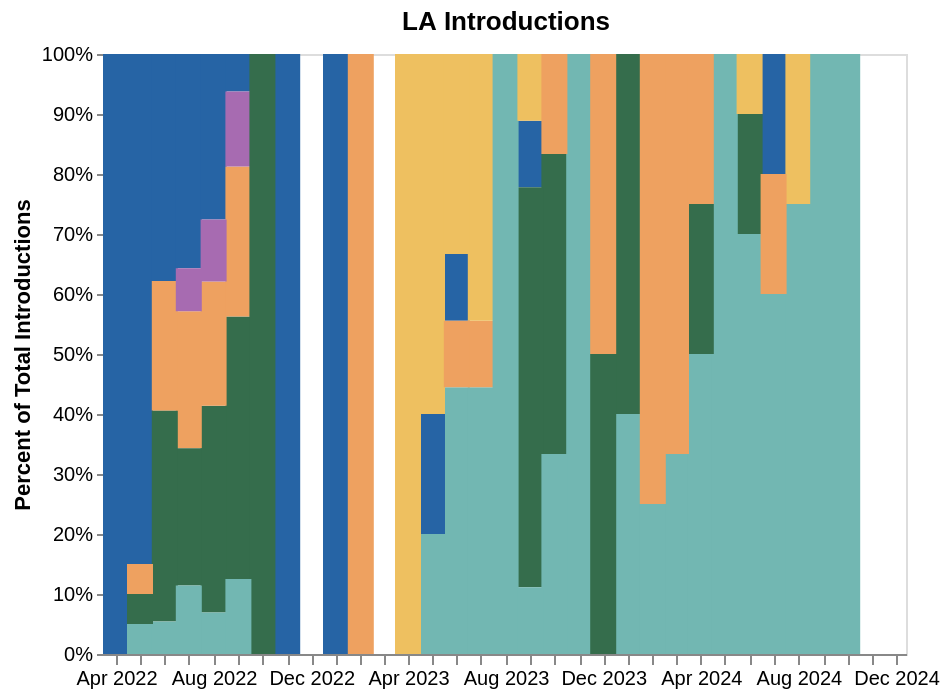

Write notebook code for a chart like this one.
### Code cell
chart

### Figure 1 — Vega-Lite specification as saved in the notebook (floating-point values rounded to 4 significant figures; data arrays with more than 128 entries replaced by an {"elided": "..."} marker saying what was removed)
{"config": {"view": {"continuousWidth": 400, "continuousHeight": 300}}, "data": {"name": "data-8790c45a29a852726c800e088cf839bf"}, "mark": {"type": "bar", "interpolate": "monotone", "size": 13}, "encoding": {"color": {"field": "parent_host", "legend": null, "scale": {"domain": ["Cook County", "Global", "Washington", "New York City", "North America", "Other California"], "range": ["#EEC060", "#2664A5", "#A76BB1", "#EEA160", "#356D4C", "#72b7b2"]}, "title": "Source of Introduction", "type": "nominal"}, "x": {"axis": {"format": "%b %Y", "grid": false, "tickCount": "month", "title": null}, "field": "year-month", "scale": {"domain": ["2022-04", "2022-05", "2022-06", "2022-07", "2022-08", "2022-09", "2022-10", "2022-11", "2022-12", "2023-01", "2023-02", "2023-03", "2023-04", "2023-05", "2023-06", "2023-07", "2023-08", "2023-09", "2023-10", "2023-11", "2023-12", "2024-01", "2024-02", "2024-03", "2024-04", "2024-05", "2024-06", "2024-07", "2024-08", "2024-09", "2024-10", "2024-11", "2024-12"]}, "title": "", "type": "temporal"}, "y": {"axis": {"format": "%", "grid": false, "title": "Percent of Total Introductions"}, "field": "count", "stack": "normalize", "type": "quantitative"}}, "title": "LA Introductions", "transform": [{"aggregate": [{"op": "count", "as": "count"}], "groupby": ["child_host", "year-month", "parent_host"]}, {"filter": "(datum.child_host === 'Los Angeles County')"}], "$schema": "https://vega.github.io/schema/vega-lite/v4.17.0.json", "datasets": {"data-8790c45a29a852726c800e088cf839bf": {"elided": "278 records"}}}
